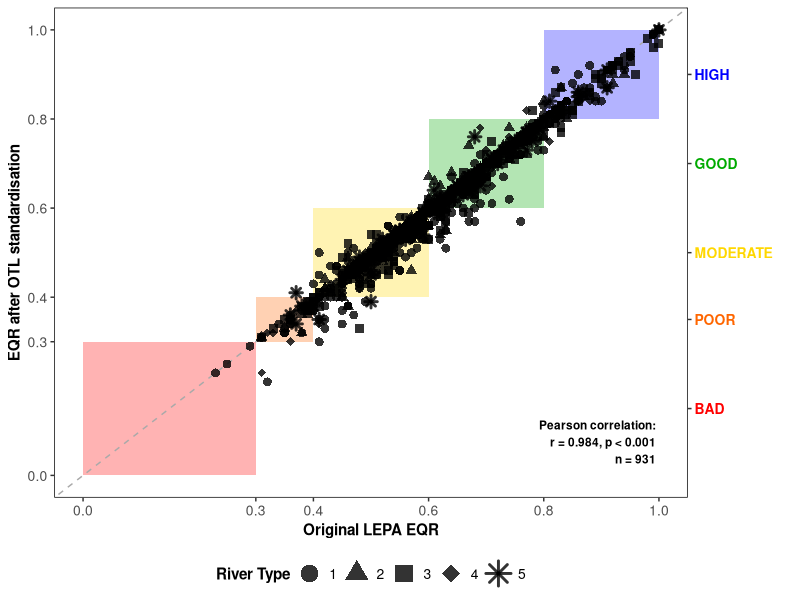

Write R code to recreate this figure.
# ============================================================
# Lithuanian River Macroinvertebrate Index (LRMI) — v1
# ============================================================
# Method follows Sidagyte-Copilas & Arbaciauskas (2022),
# "A multimetric macroinvertebrate index for the assessment of the
# ecological status of Lithuanian rivers", Limnologica 97:126010.
#
# Four core metrics (paper Section 2.4 / Table 4):
#   1. DSFI            — Danish Stream Fauna Index            ref=7,   low=1
#   2. ASPT            — Average Score Per Taxon (BMWP/units) ref=7.0, low=1.0
#   3. #DEP            — Richness of D families + E, P taxa   ref=15,  low=0
#   4. %EHP - %CrHi    — Relative-abundance contrast          ref=0.6, low=-1.0
#
# Per-metric EQR (paper Section 2.5):
#   EQR_i = (observed_i - lower_i) / (reference_i - lower_i)
#   Per-metric EQRs are kept unclamped and unrounded (they are internal
#   inputs to the LRMI; the paper does not clamp them and they have no
#   LEPA-equivalent reported precision to match).
#
# LRMI = arithmetic mean of the four per-metric EQRs. The paper
# averages the remaining three if DSFI fails to key out; here we are
# stricter — if DSFI (or any of the four metrics) is NA, LRMI is left
# as NA.
#
# After averaging, LRMI is clamped at 1 and rounded to 2 dp to match
# the precision of LEPA's reported EQRs. The raw (unclamped, unrounded)
# LRMI is retained as LRMI_raw alongside the display value LRMI.
# LRMI_class is derived from the clamped + rounded LRMI so it follows
# LEPA's class-from-rounded-EQR convention.
#
# Scope: only natural waterbodies (modification_state == "N") are
# evaluated. Heavily modified / artificial waterbodies use a different
# reference-condition calculation that is not implemented here.
#
# Class boundaries (paper Table 5, bold "Current" row — uniform, no
# type-specific adjustments applied):
#   High      LRMI >= 0.80
#   Good      0.60 <= LRMI < 0.80
#   Moderate  0.40 <= LRMI < 0.60
#   Poor      0.30 <= LRMI < 0.40
#   Bad             LRMI < 0.30
#
# Inputs:
#   - Outputs/5_merged_indices.xlsx (output of script 5)
#     Required columns:
#       dsfi_value           (DSFI)
#       ASPT                 (ASPT)
#       DEP_richness         (#DEP)
#       EHP_minus_CrHi_prop  (%EHP - %CrHi)
#       EQR, EQC             (LEPA originals, for validation)
#
# Outputs:
#   - Outputs/6_LRMI_with_comparison.xlsx — per-metric EQRs (raw),
#     raw LRMI, clamped+rounded LRMI, the derived LRMI_class, and
#     original LEPA EQR/EQC alongside for inspection.
#   - Plots/Figure_2.tiff — scatterplot of calculated LRMI against
#     LEPA's original EQR with 1:1 reference and WFD class bands.
# ============================================================

library(readxl)
library(dplyr)
library(writexl)
library(ggplot2)

# ---- WFD colour palette (shared across plots) -------------------
wfd_colors <- c("High"     = "#0000FF",
                "Good"     = "#00AA00",
                "Moderate" = "#FFD700",
                "Poor"     = "#FF6600",
                "Bad"      = "#FF0000")

# River type shape scale
river_shapes <- c("1" = 16, # circle
                  "2" = 17, # triangle
                  "3" = 15, # square
                  "4" = 18, # diamond
                  "5" = 8)  # asterisk

# Define a consistent theme for all WFD-related plots (matching Figure 1)
wfd_theme <- function() {
  theme_bw() +
  theme(
    # Text elements - matching Figure 1
    plot.title = element_blank(),
    plot.subtitle = element_blank(),
    axis.title = element_text(size = 11, face = "bold"),
    axis.text = element_text(size = 10),
    legend.title = element_text(size = 11, face = "bold"),
    legend.text = element_text(size = 10),

    # Panel elements
    panel.grid.minor = element_blank(),
    panel.grid.major = element_blank(),
    panel.border = element_rect(color = "black", fill = NA, linewidth = 0.5),

    # Legend position and appearance
    legend.position = "bottom",
    legend.background = element_rect(fill = "white", color = NA),
    legend.key = element_rect(fill = "white", color = NA),
    legend.margin = margin(5, 5, 5, 5),

    # Secondary axis styling
    axis.text.y.right = element_text(color = c(wfd_colors["Bad"], wfd_colors["Poor"],
                                              wfd_colors["Moderate"], wfd_colors["Good"],
                                              wfd_colors["High"]),
                                     face = "bold", size = 10),
    axis.title.y.right = element_text(angle = 90)
  )
}

# ---- Anchors (paper Table 4) -------------------------------------
DSFI_REF <- 7;    DSFI_LOW <- 1
ASPT_REF <- 7.0;  ASPT_LOW <- 1.0
DEP_REF  <- 15;   DEP_LOW  <- 0
EHC_REF  <- 0.6;  EHC_LOW  <- -1.0

eqr <- function(obs, ref, low) (obs - low) / (ref - low)

# ---- Read merged indices -----------------------------------------
dat <- read_excel("Outputs/5_merged_indices.xlsx")

required <- c("dsfi_value", "ASPT", "DEP_richness", "EHP_minus_CrHi_prop")
missing  <- setdiff(required, names(dat))
if (length(missing) > 0) {
  stop("Missing required columns in merged input: ",
       paste(missing, collapse = ", "))
}

cat(sprintf("Rows in merged input: %d\n", nrow(dat)))

# ---- Restrict to natural waterbodies -----------------------------
# Heavily modified / artificial waterbodies use a different
# reference-condition calculation and are out of scope here.
if (!"modification_state" %in% names(dat)) {
  stop("modification_state column not found — metadata join in script 5 must run first.")
}

n_before <- nrow(dat)
ms_counts <- table(dat$modification_state, useNA = "ifany")
cat("modification_state distribution (input):\n"); print(ms_counts)

dat <- dat[!is.na(dat$modification_state) & dat$modification_state == "N", ]
cat(sprintf("Filtered to natural waterbodies (modification_state == 'N'): %d -> %d rows\n",
            n_before, nrow(dat)))

# ---- Compute per-metric EQRs, LRMI, class ------------------------
# Step 1: per-metric EQRs (paper formula, unclamped, unrounded). Kept
# as raw inputs to the LRMI mean.
result <- dat |>
  mutate(
    DSFI_EQR           = eqr(dsfi_value,          DSFI_REF, DSFI_LOW),
    ASPT_EQR           = eqr(ASPT,                ASPT_REF, ASPT_LOW),
    DEP_EQR            = eqr(DEP_richness,        DEP_REF,  DEP_LOW),
    EHP_minus_CrHi_EQR = eqr(EHP_minus_CrHi_prop, EHC_REF,  EHC_LOW),
  )

eqr_mat <- as.matrix(result[, c("DSFI_EQR", "ASPT_EQR",
                                "DEP_EQR", "EHP_minus_CrHi_EQR")])

# Step 2: LRMI_raw = arithmetic mean of the four per-metric EQRs.
# Strict rule: only computed when all four are non-NA; otherwise NA.
result$LRMI_n_metrics <- rowSums(!is.na(eqr_mat))
result$LRMI_raw       <- ifelse(result$LRMI_n_metrics == 4,
                                rowMeans(eqr_mat),
                                NA_real_)

# Step 3: clamp LRMI at 1 and round to 2 dp for comparison with LEPA
# (LEPA reports EQRs at 2 dp and capped at 1). Per-metric EQRs are
# left as raw values per agreed convention.
result$LRMI <- round(pmin(result$LRMI_raw, 1), 2)

# Step 4: class derived from the clamped + rounded LRMI.
result$LRMI_class <- cut(result$LRMI,
                         breaks = c(-Inf, 0.30, 0.40, 0.60, 0.80, Inf),
                         labels = c("Bad", "Poor", "Moderate", "Good", "High"),
                         right  = FALSE)

# Diagnostics on metric availability.
cat(sprintf("Rows with missing DSFI:              %d\n",
            sum(is.na(result$DSFI_EQR))))
cat(sprintf("Rows with missing ASPT:              %d\n",
            sum(is.na(result$ASPT_EQR))))
cat(sprintf("Rows with missing #DEP:              %d\n",
            sum(is.na(result$DEP_EQR))))
cat(sprintf("Rows with missing %%EHP-%%CrHi:        %d\n",
            sum(is.na(result$EHP_minus_CrHi_EQR))))
cat(sprintf("Rows with LRMI computed (all 4):     %d\n",
            sum(!is.na(result$LRMI))))
cat(sprintf("Rows with LRMI = NA (any missing):   %d\n",
            sum(is.na(result$LRMI))))

# ---- Class distribution -----------------------------------------
cat("\nLRMI class distribution (calculated):\n")
print(table(result$LRMI_class, useNA = "ifany"))

# Comparison against LEPA originals is restricted to rows where LEPA's
# EQR is actually available. Rows with NA in LEPA EQR contribute
# nothing to validation and are excluded from the confusion matrix,
# exact-agreement %, correlations, and the scatterplot.
lepa_available <- "EQR" %in% names(result) & !is.na(result$EQR)
cat(sprintf("\nRows with LEPA EQR available (used for comparison): %d / %d\n",
            sum(lepa_available), nrow(result)))

if ("EQC" %in% names(result)) {
  cmp <- result[lepa_available, ]

  cat("\nOriginal EQC distribution (LEPA, EQR-available rows only):\n")
  print(table(cmp$EQC, useNA = "ifany"))

  cat("\nConfusion matrix (rows = LEPA EQC, cols = calculated LRMI_class):\n")
  conf <- table(LEPA = cmp$EQC, calc = cmp$LRMI_class, useNA = "ifany")
  print(conf)

  both_ok <- !is.na(cmp$EQC) & !is.na(cmp$LRMI_class)
  if (any(both_ok)) {
    agree <- mean(as.character(cmp$EQC[both_ok]) ==
                  as.character(cmp$LRMI_class[both_ok]))
    cat(sprintf("\nExact class agreement: %.1f%% (n=%d)\n",
                100 * agree, sum(both_ok)))
  }
}

# ---- Correlation against LEPA's original EQR --------------------
# ---- Correlation against LEPA's original EQR --------------------
if ("EQR" %in% names(result)) {
  # Plot/correlation pool: drop rows with missing LRMI or LEPA EQR.
  # Script 5 cleans LEPA placeholder zeros and drops rows with NA
  # EQR/EQC at source, so no further validation is needed here.
  ok <- !is.na(result$EQR) & !is.na(result$LRMI)
  cat(sprintf("Comparison pool: %d rows\n", sum(ok)))
  if (sum(ok) >= 3) {
    pearson_test <- cor.test(result$EQR[ok], result$LRMI[ok],
                             method = "pearson")
    cor_p <- unname(pearson_test$estimate)
    # Annotation styled to match script 7 (Figure_3), with an added
    # n line so the reader can see how many sites were compared.
    corr_text <- paste0(
      "Pearson correlation:\n",
      "r = ", format(round(cor_p, 3), nsmall = 3),
      ", p ", ifelse(pearson_test$p.value < 0.001, "< 0.001",
                     paste0("= ", format(round(pearson_test$p.value, 3), nsmall = 3))),
      "\nn = ", sum(ok)
    )
    cat(sprintf("\nLRMI vs LEPA EQR (n=%d):\n", sum(ok)))
    cat(sprintf("  Pearson r  = %.4f\n", cor_p))
  } else {
    cor_p <- NA_real_
    corr_text <- NA_character_
    cat("\nNot enough non-NA pairs to compute correlation.\n")
  }

  # ---- Scatterplot --------------------------------------------------
  plot_dat <- result[ok, ]
  if ("EQC" %in% names(plot_dat)) {
    plot_dat$EQC <- factor(plot_dat$EQC,
                           levels = names(wfd_colors))
  }
  if ("river_type" %in% names(plot_dat)) {
    plot_dat$river_type <- factor(plot_dat$river_type)
  }

  # Class-mismatch subset — LEPA EQC differs from our LRMI_class.
  # Only these points get labelled in the plot.
  mismatches <- plot_dat |>
    dplyr::filter(!is.na(EQC) & !is.na(LRMI_class) &
                  as.character(EQC) != as.character(LRMI_class))
  cat(sprintf("Class mismatches (LEPA EQC != LRMI_class): %d / %d\n",
              nrow(mismatches), nrow(plot_dat)))

  # WFD class boundaries — used as primary tick marks on both axes
  wfd_breaks <- c(0, 0.30, 0.40, 0.60, 0.80, 1.0)

  # v2: harmonised with script 7 (Figure_3). Class is conveyed by the
  # diagonal WFD bands; points are uniformly black with shape mapping
  # to river_type. No OLS smoother — only the 1:1 line.
  p <- ggplot(plot_dat,
              aes(x = EQR, y = LRMI, shape = river_type)) +
    # Background colour bands for EQR classes (along the 1:1 diagonal).
    # Bands cap at 1.0 to match Figure_3 in script 7.
    annotate("rect", xmin = 0.8, xmax = 1.0, ymin = 0.8, ymax = 1.0,
             fill = wfd_colors["High"],     alpha = 0.3) +
    annotate("rect", xmin = 0.6, xmax = 0.8, ymin = 0.6, ymax = 0.8,
             fill = wfd_colors["Good"],     alpha = 0.3) +
    annotate("rect", xmin = 0.4, xmax = 0.6, ymin = 0.4, ymax = 0.6,
             fill = wfd_colors["Moderate"], alpha = 0.3) +
    annotate("rect", xmin = 0.3, xmax = 0.4, ymin = 0.3, ymax = 0.4,
             fill = wfd_colors["Poor"],     alpha = 0.3) +
    annotate("rect", xmin = 0.0, xmax = 0.3, ymin = 0.0, ymax = 0.3,
             fill = wfd_colors["Bad"],      alpha = 0.3) +
    # 1:1 reference line
    geom_abline(slope = 1, intercept = 0,
                linetype = "dashed", color = "darkgray") +
    # Points: all black, shape by river_type
    geom_point(size = 2, stroke = 1.5, alpha = 0.8, color = "black") +
    # Inline correlation annotation (bottom-right of plot panel)
    # Position matches script 7 Figure 2: y = 0.075, hjust = 1.
    annotate("text", x = 0.995, y = 0.075,
             label = corr_text,
             hjust = 1,
             size = 3, fontface = "bold") +
    scale_shape_manual(values = river_shapes, name = "River Type") +
    # Tick marks at the WFD class boundaries on both axes; upper bound
    # not capped because LEPA EQRs can exceed 1. Default expand
    # padding (5% each side) so spacing before 0 and after 1 matches
    # script 7 Figure_3.
    scale_x_continuous(breaks = wfd_breaks, limits = c(0, NA)) +
    # Secondary y-axis labels the five WFD classes at the band midpoints.
    scale_y_continuous(
      breaks = wfd_breaks, limits = c(0, NA),
      sec.axis = dup_axis(
        name   = "",
        breaks = c(0.15, 0.35, 0.5, 0.7, 0.9),
        labels = c("BAD", "POOR", "MODERATE", "GOOD", "HIGH")
      )
    ) +
    # No coord_equal(): matches script 7 Figure_3, where the panel
    # fills the 10x8 device naturally without being forced square.
    # Legend override to match script 7
    guides(shape = guide_legend(override.aes = list(size = 5, stroke = 1.5))) +
    labs(
      x = "Original LEPA EQR",
      y = "EQR after OTL standardisation"
    ) +
    wfd_theme()

  ggsave("Plots/Figure_2.tiff",
         plot = p,  width = 10, height = 8, dpi = 450, bg = "white", compression = "lzw")
  cat("Saved: Plots/Figure_2.tiff\n")
}

# ---- Write merged result table -----------------------------------
# Put new EQR / LRMI columns at the end for easy side-by-side
# inspection. Raw (unclamped, unrounded) values are retained alongside
# the clamped + rounded display values.
new_cols <- c("DSFI_EQR", "ASPT_EQR", "DEP_EQR", "EHP_minus_CrHi_EQR",
              "LRMI_n_metrics",
              "LRMI_raw", "LRMI", "LRMI_class")
result <- result[, c(setdiff(names(result), new_cols), new_cols)]

write_xlsx(result, "Outputs/6_LRMI_with_comparison.xlsx")
cat("Saved: Outputs/6_LRMI_with_comparison.xlsx\n")
